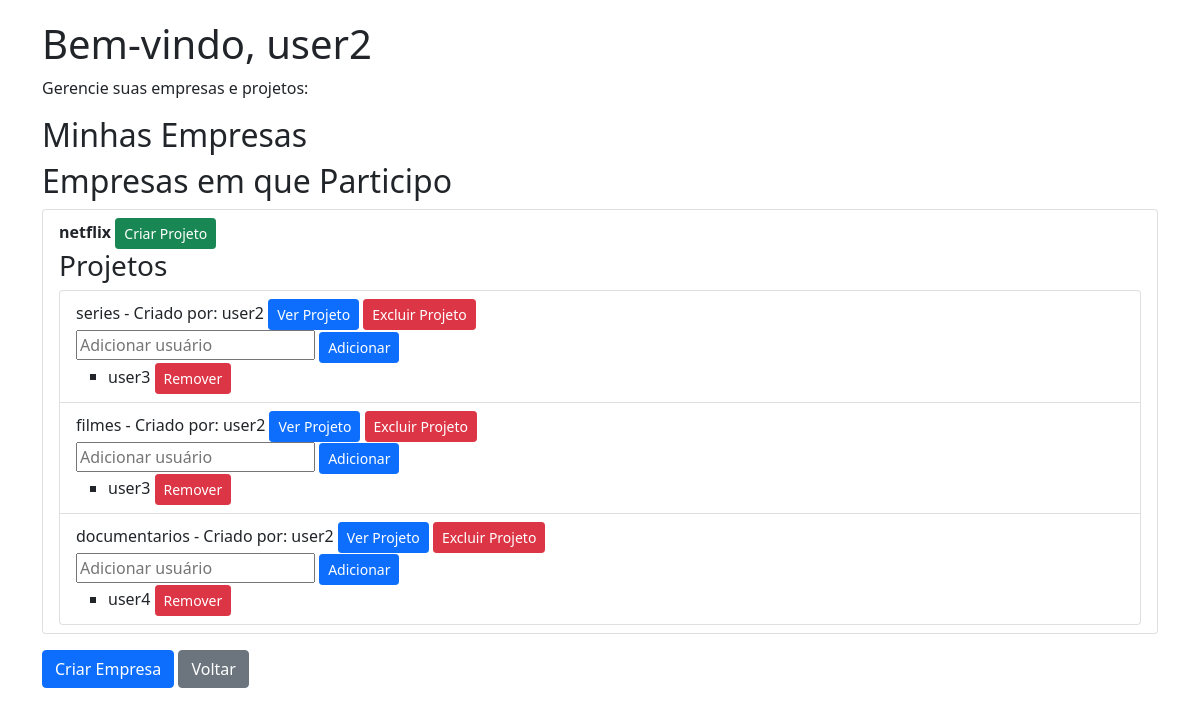
/dashboard/ (signed in), run on the app's committed database.
### app_cad_usuarios/models.py (models this page shows, shortened)
class Usuario(models.Model):
    id_usuario = models.AutoField(primary_key=True)
    user = models.CharField(max_length=255, unique=True)
    senha = models.CharField(max_length=255)

class Empresa(models.Model):
    nome = models.CharField(max_length=255)
    criador = models.ForeignKey(Usuario, on_delete=models.CASCADE, related_name='empresas')

class Projeto(models.Model):
    nome = models.CharField(max_length=255)
    descricao = models.TextField()
    empresa = models.ForeignKey(Empresa, on_delete=models.CASCADE, related_name='projetos')
    criador = models.ForeignKey(Usuario, on_delete=models.CASCADE, related_name='projetos')

class PessoasProjeto(models.Model):
    empresa = models.ForeignKey(Empresa, on_delete=models.CASCADE, related_name='pessoas_projetos')
    usuario = models.ForeignKey(Usuario, on_delete=models.CASCADE, related_name='pessoas_projetos')
    projeto = models.ForeignKey(Projeto, on_delete=models.CASCADE, related_name='pessoas_projetos')

### app_cad_usuarios/views.py (the view)
# urls.py: path('dashboard/', views.dashboard, name='dashboard'),  # Rota para o dashboard
def dashboard(request):
    usuario = Usuario.objects.get(id_usuario=request.session['user'])
    projetos_criados = Projeto.objects.filter(criador=usuario)
    projetos_participando_ids = PessoasProjeto.objects.filter(usuario=usuario).values_list('projeto', flat=True)
    projetos_participando = Projeto.objects.filter(Q(id__in=projetos_participando_ids) | Q(criador=usuario))
    minhas_empresas = Empresa.objects.filter(criador=usuario)
    empresas_participando = Empresa.objects.filter(Q(criador=usuario) | Q(pessoas_empresas__usuario=usuario)).distinct()
    return render(request, 'usuarios/dashboard.html', {
        'usuario': usuario,
        'minhas_empresas': minhas_empresas,
        'empresas_participando': empresas_participando,
        'projetos_criados': projetos_criados,
        'projetos_participando': projetos_participando,
    })

### app_cad_usuarios/templates/usuarios/dashboard.html (shortened to what this page needs)
<!doctype html>
<html lang="en">
<head>
    <link href="https://cdn.jsdelivr.net/npm/bootstrap@5.0.2/dist/css/bootstrap.min.css" rel="stylesheet">
</head>
<body>
    <div class="container" style="margin-top: 20px;">
        <h1>Bem-vindo, {{ usuario.user }}</h1>
        <p>Gerencie suas empresas e projetos:</p>
        <h2>Minhas Empresas</h2>
        <h2>Empresas em que Participo</h2>
        <ul class="list-group">
            {% for empresa in empresas_participando %}
                <li class="list-group-item">
                    <strong>{{ empresa.nome }}</strong>
                    <a href="{% url 'criar_projeto' empresa.id %}" class="btn btn-success btn-sm">Criar Projeto</a>
                    <h3>Projetos</h3>
                    <ul class="list-group">
                        {% for projeto in projetos_participando %}
                            {% if projeto.empresa == empresa %}
                                <li class="list-group-item">
                                    {{ projeto.nome }} - Criado por: {{ projeto.criador.user }}
                                    <a href="{% url 'ver_projeto' projeto.id %}" class="btn btn-primary btn-sm">Ver Projeto</a>
                                    {% if projeto.criador.id_usuario == usuario.id_usuario %}
                                        <a href="{% url 'excluir_projeto' projeto.id %}" class="btn btn-danger btn-sm">Excluir Projeto</a>
                                        <form action="{% url 'adicionar_usuario_projeto' projeto.id %}" method="post">
                                            <input type="text" name="usuario_nome" placeholder="Adicionar usuário">
                                            <button type="submit" class="btn btn-sm btn-primary">Adicionar</button>
                                        </form>
                                    {% endif %}
                                    <ul>
                                        {% for relacao in projeto.pessoas_projetos.all %}
                                            <li>
                                                {{ relacao.usuario.user }}
                                                {% if projeto.criador.id_usuario == usuario.id_usuario %}
                                                    <a href="{% url 'remover_usuario_projeto' projeto.id relacao.usuario.id_usuario %}" class="btn btn-danger btn-sm">Remover</a>
                                                {% endif %}
                                            </li>
                                        {% endfor %}
                                    </ul>
                                </li>
                            {% endif %}
                        {% endfor %}
                    </ul>
                </li>
            {% endfor %}
        </ul>
        <a href="{% url 'criar_empresa' %}" class="btn btn-primary mt-3">Criar Empresa</a>
        <a href="{% url 'home' %}" class="btn btn-secondary mt-3">Voltar</a>
    </div>
</body>
</html>

### data on the page
Usuario: user "user2"
Empresa: nome "netflix"
Projeto: nome "series", criador.user "user2"
PessoasProjeto: usuario.user "user3"
Projeto: nome "filmes", criador.user "user2"
PessoasProjeto: usuario.user "user3"
Projeto: nome "documentarios", criador.user "user2"
PessoasProjeto: usuario.user "user4"
